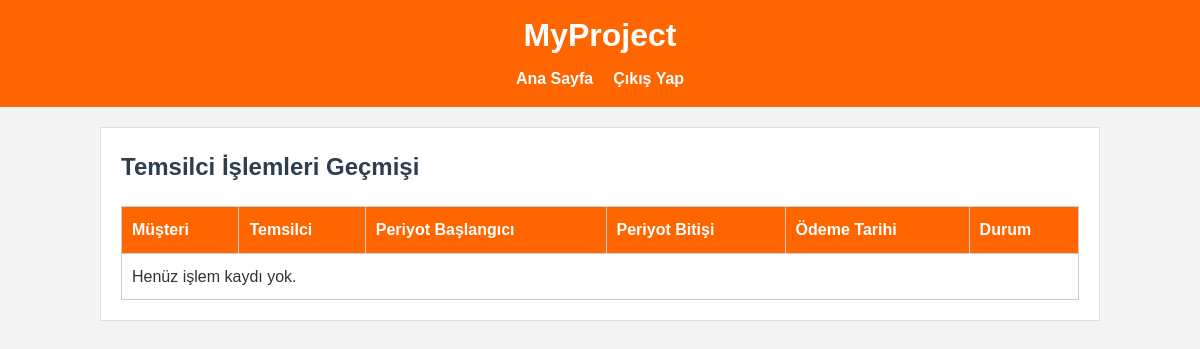
/customadmin/operations-history/ (signed in), run on an earlier commit of the app's database.
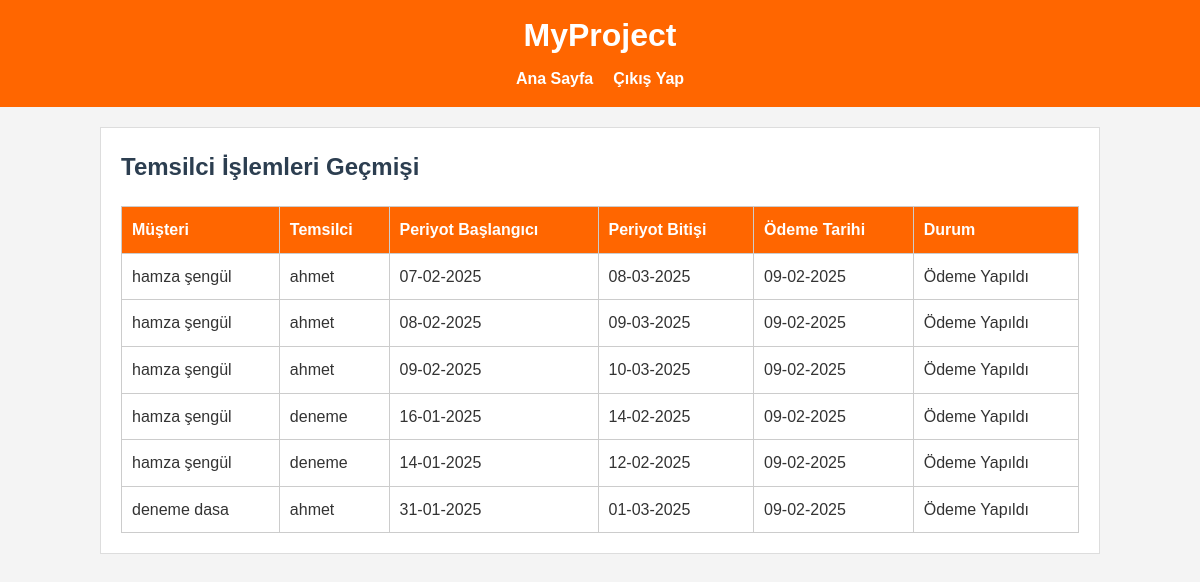
And on a later commit of the database.
### core/models.py (models this page shows, shortened)
class PaymentRecord(models.Model):
    PAYMENT_STATUS = (
        ('pending', 'Ödeme Bekleniyor'),
        ('paid', 'Ödeme Yapıldı'),
    )
    customer = models.ForeignKey('Customer', on_delete=models.CASCADE, related_name='payment_records', verbose_name="Müşteri")
    period_start = models.DateField(verbose_name="Periyot Başlangıcı")
    period_end = models.DateField(verbose_name="Periyot Bitişi")
    status = models.CharField(max_length=10, choices=PAYMENT_STATUS, default='pending', verbose_name="Ödeme Durumu")
    payment_date = models.DateField(null=True, blank=True, verbose_name="Ödeme Tarihi")
    created_at = models.DateTimeField(auto_now_add=True)
    class Meta:
        verbose_name = "Ödeme Kaydı"
        verbose_name_plural = "Ödeme Kayıtları"
        ordering = ['period_start']

class Customer(models.Model):
    representative = models.ForeignKey(User, on_delete=models.CASCADE, related_name='customers', verbose_name="Temsilci")
    first_name = models.CharField(max_length=30, verbose_name="Ad")
    last_name = models.CharField(max_length=30, verbose_name="Soyad")
    identifier = models.CharField(max_length=50, verbose_name="TC / Vergi No")
    tax_address = models.CharField(max_length=50, blank=True, null=True, verbose_name="Vergi Adresi")
    address = models.TextField(verbose_name="Adres")
    subscription_type = models.ForeignKey(SubscriptionType, on_delete=models.SET_NULL, null=True, blank=True, verbose_name="Abonelik Türü")
    subscription_duration = models.ForeignKey(SubscriptionDuration, on_delete=models.SET_NULL, null=True, blank=True, verbose_name="Abonelik Süresi")
    subscription_start_date = models.DateField(null=True, blank=True, verbose_name="Aboneliğin Başlama Tarihi")
    payment_method = models.ForeignKey(PaymentMethod, on_delete=models.SET_NULL, null=True, blank=True, verbose_name="Ödeme Tipi")
    payment_amount = models.DecimalField(max_digits=10, decimal_places=2, null=True, blank=True, verbose_name="Ödeme Miktarı")
    detail = models.TextField(blank=True, null=True, verbose_name="Detay Açıklama")
    created_at = models.DateTimeField(auto_now_add=True, verbose_name="Oluşturulma Tarihi")
    class Meta:
        verbose_name = "Müşteri"
        verbose_name_plural = "Müşteriler"
        ordering = ['-created_at']

### core/views.py (the view)
# urls.py: path('customadmin/operations-history/', views.admin_operations_history, name='admin_operations_history'),
@login_required
@user_passes_test(lambda u: u.is_superuser)
def admin_operations_history(request):
    records = PaymentRecord.objects.select_related('customer', 'customer__representative').order_by('-payment_date')
    context = {
        'records': records,
    }
    return render(request, 'core/admin_operations_history.html', context)

### core/templates/core/admin_operations_history.html (shortened to what this page needs)
{% extends 'core/base.html' %}
{% block content %}
<h2>Temsilci İşlemleri Geçmişi</h2>
<table>
  <thead>
    <tr>
      <th>Müşteri</th>
      <th>Temsilci</th>
      <th>Periyot Başlangıcı</th>
      <th>Periyot Bitişi</th>
      <th>Ödeme Tarihi</th>
      <th>Durum</th>
    </tr>
  </thead>
  <tbody>
    {% for record in records %}
    <tr>
      <td>{{ record.customer.first_name }} {{ record.customer.last_name }}</td>
      <td>{{ record.customer.representative.username }}</td>
      <td>{{ record.period_start|date:"d-m-Y" }}</td>
      <td>{{ record.period_end|date:"d-m-Y" }}</td>
      <td>{{ record.payment_date|date:"d-m-Y" }}</td>
      <td>{{ record.get_status_display }}</td>
    </tr>
    {% empty %}
    <tr>
      <td colspan="6">Henüz işlem kaydı yok.</td>
    </tr>
    {% endfor %}
  </tbody>
</table>
{% endblock %}

What changed in the data, as far as the page shows it:
added PaymentRecord: customer.first_name "hamza", customer.last_name "şengül", customer.representative.username "ahmet", period_start "07-02-2025", period_end "08-03-2025", payment_date "09-02-2025", status "Ödeme Yapıldı"
added PaymentRecord: customer.first_name "hamza", customer.last_name "şengül", customer.representative.username "ahmet", period_start "08-02-2025", period_end "09-03-2025", payment_date "09-02-2025", status "Ödeme Yapıldı"
added PaymentRecord: customer.first_name "hamza", customer.last_name "şengül", customer.representative.username "ahmet", period_start "09-02-2025", period_end "10-03-2025", payment_date "09-02-2025", status "Ödeme Yapıldı"
added PaymentRecord: customer.first_name "hamza", customer.last_name "şengül", customer.representative.username "deneme", period_start "16-01-2025", period_end "14-02-2025", payment_date "09-02-2025", status "Ödeme Yapıldı"
added PaymentRecord: customer.first_name "hamza", customer.last_name "şengül", customer.representative.username "deneme", period_start "14-01-2025", period_end "12-02-2025", payment_date "09-02-2025", status "Ödeme Yapıldı"
added PaymentRecord: customer.first_name "deneme", customer.last_name "dasa", customer.representative.username "ahmet", period_start "31-01-2025", period_end "01-03-2025", payment_date "09-02-2025", status "Ödeme Yapıldı"
Also different on the page:
text no longer shown: "Henüz işlem kaydı yok."
